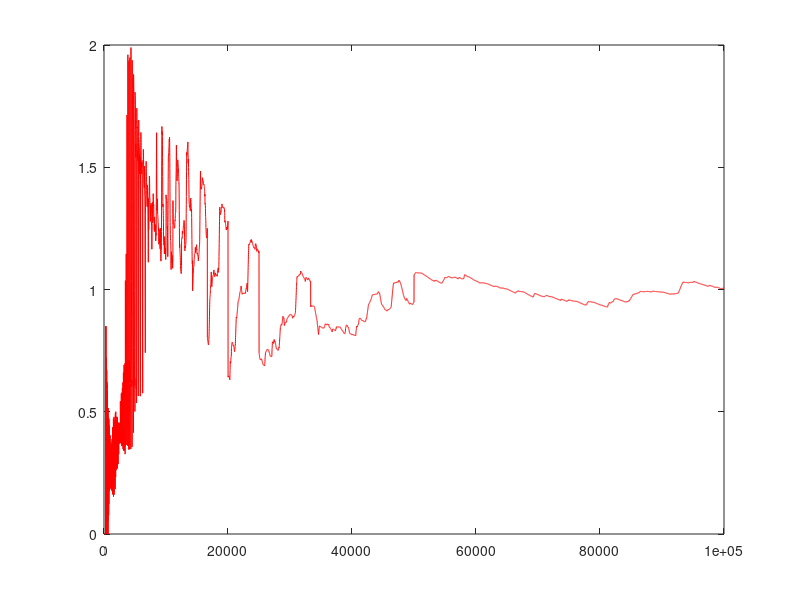

Recreate this plot in MATLAB.
N = 1e5;
T = 0.1;
x_old = 0;
RA = 50;%rou_max = N/RA
sample = zeros([1,N]);
step = 200;
count = 1;
for iter = 1:1:N
    x_new = x_old + (rand-0.5)*step;
    if 0.5*x_new^2 < 0.5*x_old^2
        x_old = x_new;
    else
        if rand < exp(- 1/T *(0.5*x_new^2 - 0.5*x_old^2))
            x_old = x_new;
        end
    end
    sample(count) = x_old;
    count = count + 1;
end
sample = sample;
mean_sample = mean(sample);
rou_list = zeros([1,fix(N/RA)]);
bin_range = 1:1:fix(N/RA);
for index_rou = 1:1:fix(N/RA)
    if mod(index_rou,fix(N/(RA*100)))==0
        disp(index_rou/(N/RA));
    end
    rou_sum = mean((sample(1:(N-index_rou)).* sample((index_rou+1):N)));
    rou_list(index_rou) = rou_sum;
end
rou_list = rou_list/rou_list(1);
rou_list_plot = [];
for index = 1:1:length(rou_list)
    if rou_list(index) < 0.2
        break;
    end
end
rou_list_plot = rou_list(1:index);   
rou_range = 1:1:length(rou_list_plot);

%plot(rou_range,log(rou_list_plot),'r*');
%hold on
%plot(rou_range,log(rou_list_plot),'b');
tau_int = sum(rou_list);
%%%%%%%%%%%%%%%%%%%% The Bin Method %%%%%%%%%%%%%%%%%%%%%%%%%%%%
bin_step = 1e1;
N_bin = 1e4;
bin_err_data = zeros([1,N_bin]);
bin_err_xrange = (1:1:N_bin)*bin_step;
jack_err_data = zeros([1,N_bin]);
bin_result = zeros([1,N_bin]);
for index = 1:1:N_bin
    if mod(index,N_bin/100)==0
        disp(index/N_bin);
    end
    %disp(index);
    bin_size = bin_err_xrange(index);
    max_bin_num = fix(N/bin_size);
    bin_temp = zeros([1,max_bin_num]);
    for temp_index = 1:1:max_bin_num
       temp = sample((temp_index-1)*bin_size+1:temp_index*bin_size);
       bin_temp(temp_index) =  mean(temp);
    end
    bin_result(index) = mean((temp - mean(temp)).^2);
    bin_err_data(index) = sqrt((sum(bin_temp.^2)/max_bin_num - (sum(bin_temp)/max_bin_num)^2)/(max_bin_num-1));
end

for index = 1:1:length(bin_err_data)
   tau = bin_err_data(index)^2/(2*bin_err_data(1)^2);
   plot_new(index) = bin_err_xrange(index)/tau;
end


plot(bin_err_xrange,bin_result/T,'r')
